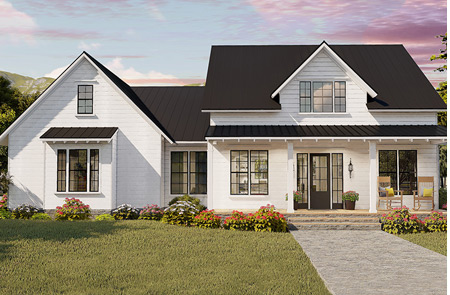
#> input picture Resource/Image/house.jpg, 450 x 295 px, found by its file name
$ python contrast_colour.py
#> lines starting #> are read from the running program, lines starting #| are printed output that depends on the picture
import cv2
import numpy as np
img = cv2.imread('house.jpg')
#> img is the input picture: shape (295, 450, 3); mean B, G, R 126.8, 139.7, 146.4
img_yuv = cv2.cvtColor(img, cv2.COLOR_BGR2YUV)
#> img_yuv: shape (295, 450, 3); mean of channels 0, 1, 2 140.2, 121.4, 133.5
# equalize the histogram of the Y channel
img_yuv[:,:,0] = cv2.equalizeHist(img_yuv[:,:,0])
#> img_yuv: shape (295, 450, 3); mean of channels 0, 1, 2 128.2, 121.4, 133.5
# convert the YUV image back to RGB format
img_output = cv2.cvtColor(img_yuv, cv2.COLOR_YUV2BGR)
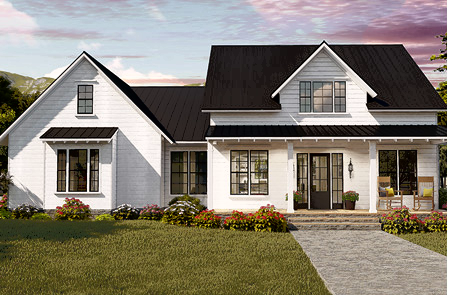
#> img_output: shape (295, 450, 3); mean B, G, R 115.1, 127.6, 134.6
cv2.imshow('Color input image', img)
cv2.imshow('Histogram equalized', img_output)
cv2.waitKey(0)
